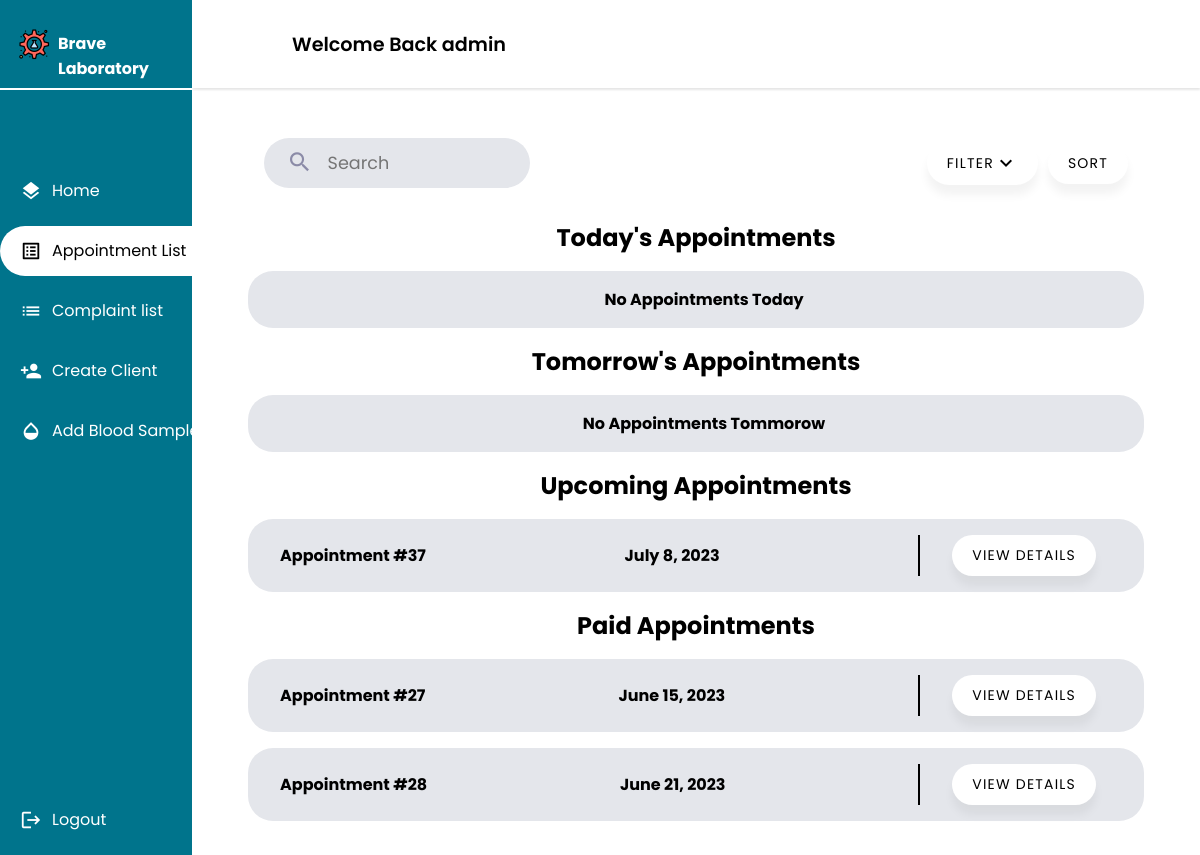
Page /receptionist/appointments/ (signed in) on the earlier database version.
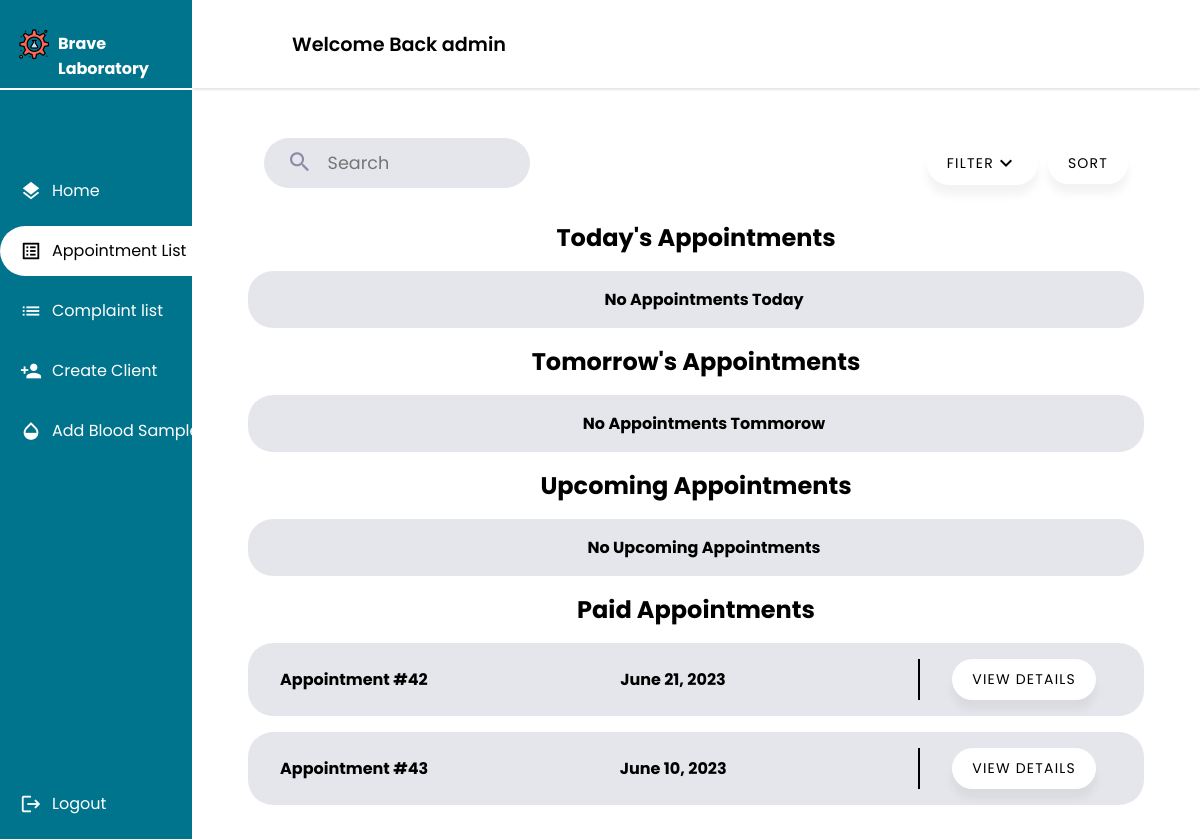
Same page on the later database version.
### main_home/models.py (models this page shows, shortened)
class Appointment(models.Model):
    UPCOMING = 'Upcoming'
    TOMORROW = 'Tommorow'
    TODAY = 'Today'
    OVERDUE = 'Overdue'
    STATUS_CHOICES = [
        (UPCOMING, 'Upcoming'),
        (TOMORROW, 'Tommorow'),
        (TODAY, 'Today'),
        (OVERDUE, 'Overdue'),
    ]
    client = models.ForeignKey(Client, on_delete=models.CASCADE)
    tests_requested = models.ManyToManyField(TestOffered)
    date = models.DateField(validators=[validate_date_not_past])
    description = models.CharField(max_length=1000,blank=True)
    document = models.ImageField(null=True,blank=True,upload_to='medical_documents')
    total_price = models.DecimalField(max_digits=10, decimal_places=2)
    payment_status = models.BooleanField(default=False)
    arrived = models.BooleanField(default=False)
    cancelled = models.BooleanField(default=False)
    performed = models.BooleanField(default=False)
    class Meta:
        db_table = 'appointment'
    @property
    def status(self):
        today = timezone.now().date()
        if self.date > today:
            return self.UPCOMING
        elif self.date == today:
            return self.TODAY
        elif self.date == today + timezone.timedelta(days=1):
            return self.TOMORROW
        else:
            return self.OVERDUE

### receptionist/views.py (the view)
# urls.py: path("appointments/",views.appointment_list,name="appointment_list"),
@login_required
@permission_required('receptionist.view_receptionist', raise_exception=True)
def appointment_list(request):
    appointments = Appointment.objects.exclude(cancelled=True)
    appointments_today = []
    appointments_tomorrow = []
    appointments_upcoming = []
    paid_appointments = []
    for appointment in appointments:
        if appointment.payment.payed_appointment_fee and appointment.arrived:
            paid_appointments.append(appointment)
        elif appointment.status == appointment.TODAY:
            appointments_today.append(appointment)
        elif appointment.status == appointment.TOMORROW:
            appointments_tomorrow.append(appointment)
        elif appointment.status == appointment.UPCOMING:
            appointments_upcoming.append(appointment)
    context = {
        'appointments_today': appointments_today,
        'appointments_tomorrow': appointments_tomorrow,
        'appointments_upcoming': appointments_upcoming,
        'paid_appointments': paid_appointments,
    }
    return render(request,'receptionist/appointment/appointment_list.html',context)

### receptionist/templates/receptionist/appointment/appointment_list.html (shortened to what this page needs)
{% extends 'receptionist/receptionist.html' %}
{% load static %}
{% block css_2 %}
<link rel="stylesheet" href="{% static 'css/list.css' %}">
{% endblock css_2 %}
{% block main %}
<div class="Container">
    <div class="header ">
        <div class="search">
            <form class="search-bar">
                <button>
                    <span class="material-icons search-icon">
                        </span>
                </button>
                <input class="search-bar-input" placeholder="Search" required="" type="text">
            </form>
        </div>
        <div class="nurse">
            <button class="list-button filter">Filter<span class="material-icons">expand_more</span></button>
        <button class="list-button">Sort</button>
        </div>
    </div>
    <h2>Today's Appointments</h2>
    {% if appointments_today %}
        <ul class="lists">
            {% for appointment in appointments_today %}
                <li class="app1">
                    <span><strong>Appointment #{{ appointment.id }}</strong></span>
                    <span><strong>{{ appointment.date }}</strong></span>
                    <div class="buttons">
                        <button class="list-button"><a class="list-links" href="{% url 'appointment_detail' appointment.id %}">View Details</a></button>
                    </div>
                </li>
            {% endfor %}
        </ul>
    {% else %}
        <div>
            <ul class="lists">
                <li class="app1 empty">
                    <span><strong>No Appointments Today</strong></span>
                </li>
            </ul>
        </div>
    {% endif %}
    <h2>Tomorrow's Appointments</h2>
    {% if appointments_tomorrow %}
        <ul class="lists">
            {% for appointment in appointments_tomorrow %}
                <li class="app1">
                    <span><strong>Appointment #{{ appointment.id }}</strong></span>
                    <span><strong>{{ appointment.date }}</strong></span>
                    <div class="buttons">
                        <button class="list-button"><a class="list-links" href="{% url 'appointment_detail' appointment.id %}">View Details</a></button>
                    </div>
                </li>
            {% endfor %}
        </ul>
    {% else %}
        <div>
            <ul class="lists">
                <li class="app1 empty">
                    <span><strong>No Appointments Tommorow</strong></span>
                </li>
            </ul>
        </div>
    {% endif %}
    <h2>Upcoming Appointments</h2>
    {% if appointments_upcoming %}
        <ul class="lists">
            {% for appointment in appointments_upcoming %}
                <li class="app1">
                    <span><strong>Appointment #{{ appointment.id }}</strong></span>
                    <span><strong>{{ appointment.date }}</strong></span>
                    <div class="buttons">
                        <button class="list-button"><a class="list-links" href="{% url 'appointment_detail' appointment.id %}">View Details</a></button>
                    </div>
                </li>
            {% endfor %}
        </ul>
    {% else %}
        <div>
            <ul class="lists">
                <li class="app1 empty">
                    <span><strong>No Upcoming Appointments</strong></span>
                </li>
            </ul>
        </div>
    {% endif %}
    <h2>Paid Appointments</h2>
    {% if paid_appointments %}
        <ul class="lists">
            {% for appointment in paid_appointments %}
                <li class="app1">
                    <span><strong>Appointment #{{ appointment.id }}</strong></span>
                    <span><strong>{{ appointment.date }}</strong></span>
                    <div class="buttons">
                        <button class="list-button"><a class="list-links" href="{% url 'appointment_detail' appointment.id %}">View Details</a></button>
                    </div>
                </li>
            {% endfor %}
        </ul>
    {% endif %}
</div>
{% endblock main %}

### receptionist/templates/receptionist/receptionist.html (shortened to what this page needs)
{% extends 'main_home/actors_base.html' %}
{% load static %}
{% block sidebar %}
    <li><a href={% url 'receptionist' %}><span class="material-icons X">layers</span> <span class="nav-item">Home</span></a></li>
    <li><a href={% url 'appointment_list' %}><span class="material-icons X">list_alt</span><span class="nav-item">Appointment List</span></a></li>
    <li><a href={% url 'complaint_list' %}><span class="material-icons X">list</span><span class="nav-item">Complaint list</span></a></li>
    <li><a href={% url 'client_add' %}><span class="material-icons X">person_add</span><span class="nav-item">Create Client</span></a></li>
    <li><a href={% url 'blood_add' %}><span class="material-icons X">opacity</span><span class="nav-item">Add Blood Sample</span></a></li>
{% endblock sidebar %}

### main_home/templates/main_home/actors_base.html (shortened to what this page needs)
{% extends 'main_home/base.html' %}
{% load static %}
{% block css %}
        <link rel="stylesheet" href="https://cdnjs.cloudflare.com/ajax/libs/font-awesome/6.4.0/css/all.min.css">
        <link rel="stylesheet" href="{% static 'css/actors.css' %}" />
{% endblock css %}
{% block content %}
    <div class="container">
        <header>
            <div class="wlc">
                <h1>Welcome Back {{user.username}}</h1>
            </div>
        </header>
        <div class="Main">
            {% block main %}{% endblock main %}
        </div>
    </div>
    <div class="nav-header">
        <a class="logo" href="{% url user.groups.first.name %}">
            <img alt='logo' src="{% static 'img/logo.png' %}">
            <span><strong>Brave Laboratory</strong></span>
        </a>
    </div>
    <nav>
        <ul>
            {% block sidebar %}{% endblock sidebar %}
            <li class="end">
                <a href='{% url 'logout' %}'>
                    <span class="material-icons emoji">logout</span>
                    <span class="nav-item">Logout</span>
                </a>
            </li>
        </ul>
    </nav>
{% endblock content %}

### main_home/templates/main_home/base.html (shortened to what this page needs)
{% load static %}
<!DOCTYPE html>
<html lang="en">
<head>
    {% block css %}{% endblock css %}
    {% block css_2 %}{% endblock css_2 %}
</head>
<body>
    {% block content %}{% endblock content %}
</body>
</html>

### static/css/actors.css (style rules this page uses)
* { font-family: 'Poppins', sans-serif; margin: 0; padding: 0; }
body { background-color: #fff; }
ul { list-style-type: none; }
.container { text-align: center; float: right; width: 100%; height: 90vh; }
header { position: fixed; top: 0; left: 0; right: 0; z-index: 1; width: 84vw; height: 11vh; background-color: rgb(255, 255, 255); display: flex; align-items: center; justify-content: space-between; margin-left: auto; box-shadow: 0px 2px 2px rgba(0, 0, 0, 0.1); }
.Main { display: flex; justify-content: center; margin-top: 11vh; margin-left: 16vw; padding-top: 1.5%; padding-bottom: 1.5%; }
.Container { font-size: 16px; width:100%; height: 100%; margin: 0 20px; border-radius: 20px; background-color: white; padding-left: 20px; padding-right: 20px; }
.wlc { margin-left: 100px; }
.wlc h1 { font-size: 1.2rem; }
.nav-header { position: fixed; left: 0; z-index: 1; top: 0; bottom: 89vh; background-color: #00748c ; width: 16vw; height: 11vh; overflow: hidden; box-shadow: 0px 4px 4px rgb(255, 255, 255); }
.nav-header a { position: relative; color: white; padding-left: 18px; width: 15vw; }
nav { position: fixed; left: 0; z-index: 1; top: 11.2vh; bottom: 0; background-color: #00748c; width: 16vw; overflow: hidden; }
.logo { display: flex; transition: all 0.5s ease; margin-top: 3.5vh; padding-right: 0 !important; width: 100%; gap: 8px; }
.logo span { font-size: 1rem; padding-top: 3px; }
.logo img { height: 32px; }
nav a { position: relative; color: white; display: table; padding-left: 20px; padding-right: 30px; width: 15vw; }
nav .material-icons { position: relative; top: 14px; font-size: 22px !important; }
nav ul { margin-top: 40%; }
.nav-item { position: relative; top: 8px; margin-left: 10px; }
nav ul li { transition: 0.4s; width: auto; margin-bottom: 10px; }
.end { position: fixed; bottom: 0; transition: 0.4s; width: auto; margin-bottom: 10px; }
nav ul li::after { content: ''; display: block; position: relative; left: 0; width: 5px; height: 100%; }
nav ul .active { background-color: white; border-radius: 30px 0px 0px 30px; }
nav ul .active a { color: black; }
header h1 { font-weight: 600; }
a { text-decoration: none; }
nav a { height: 50px; }
.search { width: 100%; position: relative; display: flex; cursor: pointer; }
.search span { font-size: 26px; }
.search-bar button { border: none; background: none; color: #8b8ba7; }
.search-bar { --timing: 0.3s; --width-of-input: 240px; --height-of-input: 50px; --border-height: 2px; --input-bg: #fff; --border-color: #00748c; --border-radius: 30px; --after-border-radius: 1px; position: relative; width: var(--width-of-input); height: var(--height-of-input); display: flex; align-items: center; padding-inline: 0.8em; border-radius: var(--border-radius); transition: border-radius 0.5s ease; background: var(--input-bg, #fff); background-color: #E4E6EB; }
.search-bar-input { font-size: 1.1rem; background-color: transparent; width: 100%; height: 100%; padding-inline: 0.5em; padding-block: 0.7em; border: none; }
.search-bar:before { content: ""; position: absolute; background: var(--border-color); transform: scaleX(0); transform-origin: center; width: 100%; height: var(--border-height); left: 0; bottom: 0; border-radius: 1px; transition: transform var(--timing) ease; }
.search-bar .search-icon { margin-top: 3px; margin-right: 6px; margin-left: 10px; }

### static/css/list.css (style rules this page uses)
.list-button { padding: 10px 20px; border-radius: 50px; border: 0; background-color: white; box-shadow: rgb(0 0 0 / 5%) 0 10px 10px; letter-spacing: 1.2px; text-transform: uppercase; font-size: 14px; transition: all .5s ease; }
.buttons { border-left: 2px black solid; padding-inline: 2rem; }
.header { display: flex; align-items: center; justify-content: space-between; flex-direction: row; list-style: none; margin: 2rem; }
.app1 { margin: 1rem; background-color: #E4E6EB; border-radius: 25px; padding: 1rem; display: flex; align-items: center; justify-content: space-between; flex-direction: row; list-style: none; padding-left: 2rem !important ; }
.empty { display: flex; align-items: center; justify-content: center; }
.filter { display: flex; align-items: center; justify-content: center; }
.nurse { display: flex; align-items: center; justify-content: center; gap: 10px; }
.list-links { all:unset; }

Differences in the rows shown:
removed Appointment: id "37", date "July 8, 2023", shown under "Upcoming Appointments"
removed Appointment: id "27", date "June 15, 2023", shown under "Paid Appointments"
removed Appointment: id "28", date "June 21, 2023", shown under "Paid Appointments"
added Appointment: id "42", date "June 21, 2023", shown under "Paid Appointments"
added Appointment: id "43", date "June 10, 2023", shown under "Paid Appointments"
Other differences:
text now shown: "No Upcoming Appointments"
